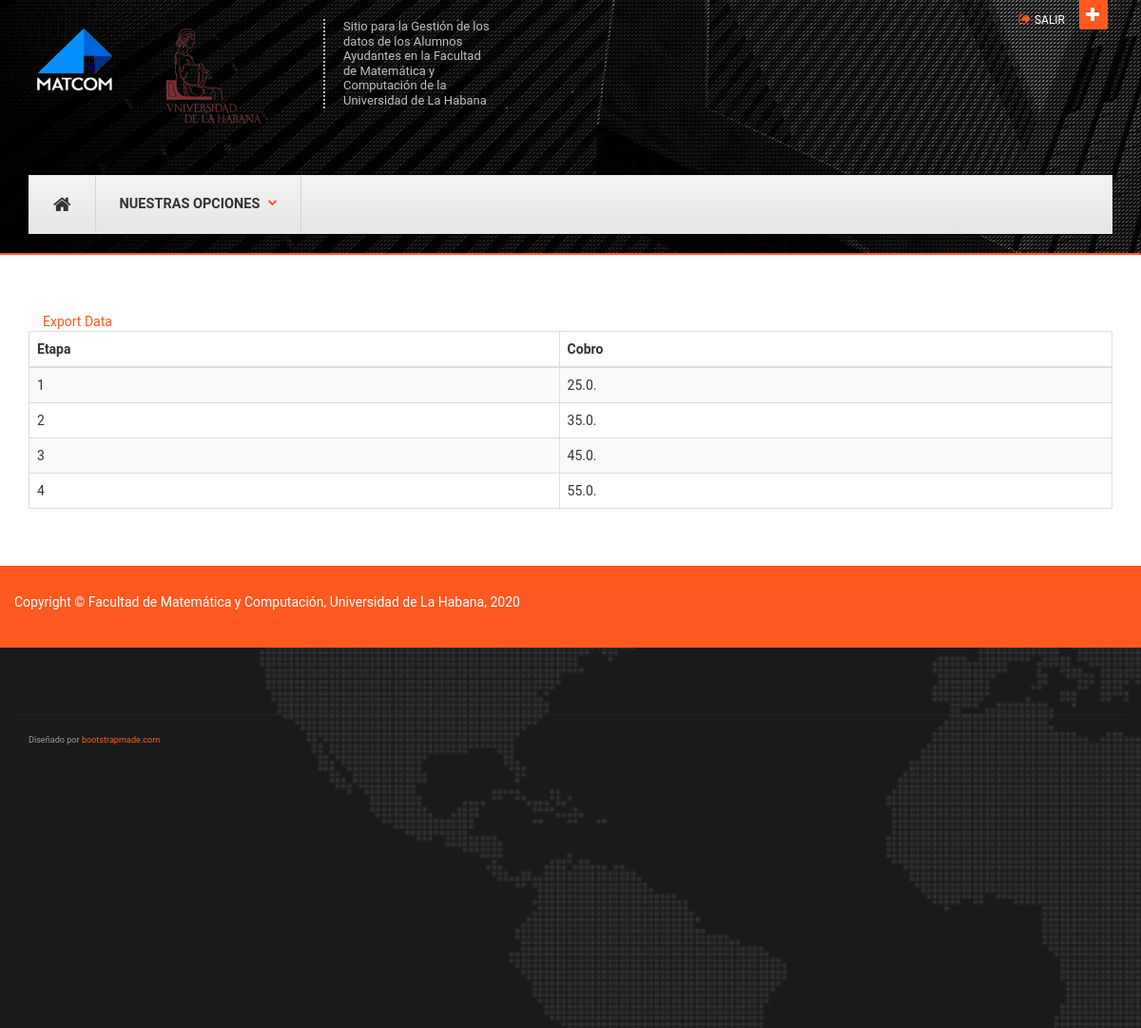
Screenshot of /etapas with the database file from the repository.
### estudiante/models.py (models this page shows, shortened)
class Etapa(models.Model):
    etapa = models.IntegerField("Etapa", unique=True)
    pago = models.FloatField("Pago", validators=(positive,))

### estudiante/views.py (the view)
# urls.py: path('etapas', EtapaListView.as_view(), name='etapa_list'),
class EtapaListView(ListView):
    model = Etapa
    template_name = "consultas/etapa.html"

### templates/consultas/etapa.html
{% extends 'user.html' %}
{% block body %}
<br>
<br>
<br>
<a href="{% url 'estudiantes:etapa_export' %}" class="col-md-12">Export Data</a>
<table class="table table-striped table-bordered">
  <thead>
    <tr>
      <th>Etapa</th>
      <th>Cobro</th>
    </tr>
  </thead>
  <tbody>
      {% for etapa in object_list %}
      <tr>
          <td>{{etapa.etapa}}</td>
          <td>{{etapa.pago}}.</td>
      </tr>
      {% endfor %}
  </tbody>
</table>
<br>
<br>
{% endblock body %}

### static/css/style.css (style rules this page uses)
body, html { font-family: "Roboto", sans-serif; }
a { color: #ff5821; }

### rows the page displays
Etapa: etapa "1", pago "25.0"
Etapa: etapa "2", pago "35.0"
Etapa: etapa "3", pago "45.0"
Etapa: etapa "4", pago "55.0"
